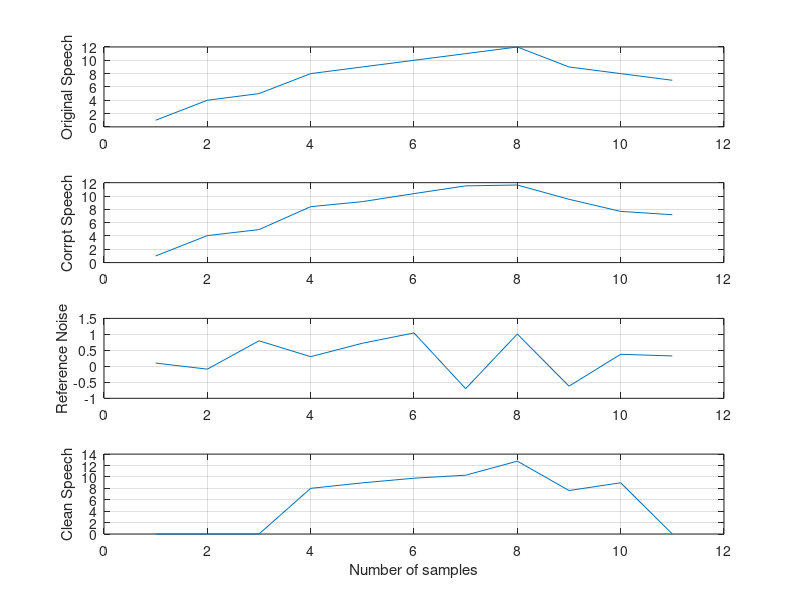
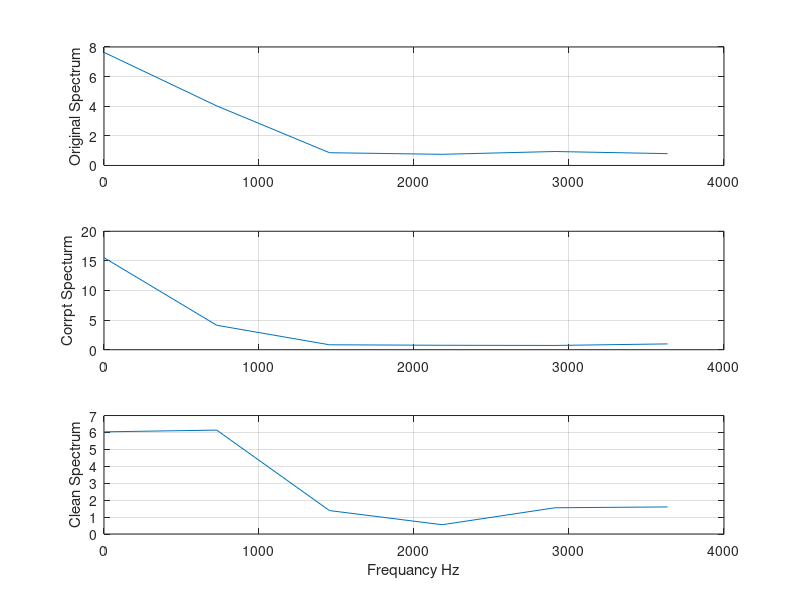

Source code (MATLAB) for these figures, in order:
data = [1,4,5,8,9,10,11,12,9,8,7];
fs = 8000;
t = 0:1:length(data)-1;
t = t/fs;
x =randn(1,length(data));
n=filter([0 0.5],1,x);
d = data + n ;
mu = 0.01;
filt_dim = 3;
w = zeros(1,filt_dim);
y = zeros(1,length(data));
e = y ;


% Apply adaptive filter
for m = (filt_dim+1):1:(length(t)-1)
    sum = 0;
    for i = 1:1:filt_dim
        sum = sum + w(i)*x(m-1);
    end
    y(m) = sum;
    e(m) = data(m)-y(m);
    for i=1:1:filt_dim
        w(i)= w(i)+2*mu*e(m)*x(m-i);
    end
end

%Plotting for input,noise,corrpted_noise and ;
subplot(4,1,1),plot(data);grid;ylabel("Original Speech");
subplot(4,1,2),plot(d);grid;ylabel("Corrpt Speech");
subplot(4,1,3),plot(x);grid;ylabel("Reference Noise");
subplot(4,1,4),plot(e);grid;ylabel("Clean Speech");
xlabel("Number of samples");


%Since there is no nonlinear section all weigth became equal ??
% w(i)= w(i)+2*mu*e(m)*x(m-i) --> last terms make it nonlinear 
% Fixed from m-1 to m-i

%Freqauncy domain effect

%Single sided amplitdue specturm
DATA = 2*abs(fft(data))/length(data); DATA(1) = DATA(1)/2;
D=2*abs(fft(d))/length(d); d(1) = d(1)/2;
E = 2*abs(fft(e))/length(e); E(1)= E(1)/2;
f= [0:1:length(data)/2]*fs/length(data);

%Plot Signals
figure
subplot(3,1,1),plot(f,DATA(1:length(f)));grid;ylabel("Original Spectrum");
subplot(3,1,2),plot(f,D(1:length(f)));grid;ylabel("Corrpt Specturm");
subplot(3,1,3),plot(f,E(1:length(f)));grid;ylabel("Clean Spectrum");
xlabel("Frequancy Hz");





